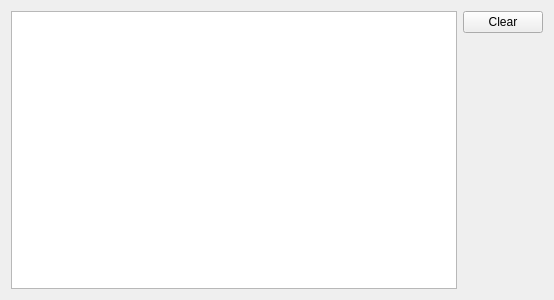
<?xml version="1.0" encoding="UTF-8"?>
<ui version="4.0">
 <class>ConsoleWidget</class>
 <widget class="QWidget" name="ConsoleWidget">
  <property name="geometry">
   <rect>
    <x>0</x>
    <y>0</y>
    <width>554</width>
    <height>300</height>
   </rect>
  </property>
  <property name="windowTitle">
   <string>Form</string>
  </property>
  <layout class="QGridLayout" name="gridLayout">
   <item row="0" column="0">
    <widget class="QTextEdit" name="text_edit">
     <property name="readOnly">
      <bool>true</bool>
     </property>
     <property name="textInteractionFlags">
      <set>Qt::TextSelectableByKeyboard|Qt::TextSelectableByMouse</set>
     </property>
    </widget>
   </item>
   <item row="0" column="1">
    <layout class="QFormLayout" name="_formLayout">
     <property name="rowWrapPolicy">
      <enum>QFormLayout::DontWrapRows</enum>
     </property>
     <item row="0" column="0">
      <widget class="QPushButton" name="clear_btn">
       <property name="text">
        <string>Clear</string>
       </property>
      </widget>
     </item>
    </layout>
   </item>
  </layout>
 </widget>
 <resources/>
 <connections/>
</ui>
